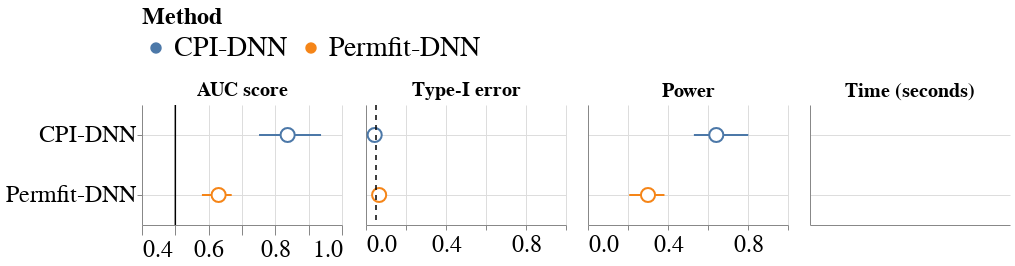

This figure's notebook cell:
### Code cell
marker_size = 200
err_size = 2
height = 120
width= 200
scheme = 'tableau10'
p1 = plot_auc(df_auc_agg, last=True)
p2 = plot_typeI(df_t1_error_agg, last=False)
p3 = plot_power(df_power_agg, last=False)
p4 = plot_time(df_time, last=False)

my_font = 'Helvetica'
fig2 = alt.hconcat(
    p1,
    p2,
    p3,
    p4
).configure_axis(
    grid=True, 
    titleFont=my_font,
    titleFontWeight='normal',
    labelFont=my_font,
    labelFontSize=24,
    titleFontSize=28,
    labelSeparation=10,
    labelLimit=0
).configure_header(
    titleFont=my_font,
    titleFontWeight='normal',
    labelFont=my_font,
    titleFontSize=28,
    labelFontSize=24
).configure_view(
    strokeWidth=0
).configure_title(
    font=my_font,
    fontSize=20
).configure_legend(
    titleFontSize=24,
    labelFontSize=28,
    orient ='top',
#     columns=3,
    labelLimit=0,
    titleLimit=0
)

# fig2.save('figure_UKBB.svg')
# fig2.save('figure_UKBB.png', scale_factor=3)
fig2

### Figure 1 — Vega-Lite specification as saved in the notebook (floating-point values rounded to 4 significant figures)
{"config": {"view": {"continuousWidth": 300, "continuousHeight": 300, "strokeWidth": 0}, "axis": {"grid": true, "labelFont": "Helvetica", "labelFontSize": 24, "labelLimit": 0, "labelSeparation": 10, "titleFont": "Helvetica", "titleFontSize": 28, "titleFontWeight": "normal"}, "header": {"labelFont": "Helvetica", "labelFontSize": 24, "titleFont": "Helvetica", "titleFontSize": 28, "titleFontWeight": "normal"}, "legend": {"labelFontSize": 28, "labelLimit": 0, "orient": "top", "titleFontSize": 24, "titleLimit": 0}, "title": {"font": "Helvetica", "fontSize": 20}}, "hconcat": [{"layer": [{"mark": {"type": "errorbar", "opacity": 1, "size": 2}, "encoding": {"color": {"field": "method", "title": "Method", "type": "nominal"}, "strokeWidth": {"value": 2}, "x": {"axis": {"labels": true, "tickSize": 10}, "field": "ymin", "scale": {"domain": [0.4, 1.0]}, "title": "AUC", "type": "quantitative"}, "x2": {"field": "ymax", "title": "AUC"}, "y": {"field": "method", "title": null, "type": "nominal"}}}, {"mark": {"type": "point", "fill": "white", "opacity": 1, "size": 200}, "encoding": {"color": {"field": "method", "title": "Method", "type": "nominal"}, "x": {"axis": {"labels": true, "tickSize": 10}, "field": "mean", "scale": {"domain": [0.4, 1.0]}, "title": null, "type": "quantitative"}, "y": {"field": "method", "title": null, "type": "nominal"}}, "title": "AUC score"}, {"data": {"name": "data-83c09fe04dbfb5448f75ca7b5854c6db"}, "mark": {"type": "rule", "color": "black", "size": 1.5}, "encoding": {"x": {"field": "V1", "type": "quantitative"}}}], "data": {"name": "data-b07ee812f1c4c593bc01c0a9fee72650"}, "height": 120, "width": 200}, {"layer": [{"mark": {"type": "errorbar", "opacity": 1}, "encoding": {"color": {"field": "method", "title": "Method", "type": "nominal"}, "strokeWidth": {"value": 2}, "x": {"field": "ymin", "scale": {"domain": [0, 1.0]}, "title": "Type-I error", "type": "quantitative"}, "x2": {"field": "ymax", "title": "Type-I error"}, "y": {"axis": {"labels": false, "tickSize": 0}, "field": "method", "title": null, "type": "nominal"}}}, {"mark": {"type": "point", "fill": "white", "opacity": 1, "size": 200}, "encoding": {"color": {"field": "method", "title": "Method", "type": "nominal"}, "x": {"field": "mean", "scale": {"domain": [0, 1.0]}, "title": null, "type": "quantitative"}, "y": {"axis": {"labels": false, "title": null}, "field": "method", "title": null, "type": "nominal"}}, "title": "Type-I error"}, {"data": {"name": "data-d0a89ddc8924c8c3b7acf6cc4de2279f"}, "mark": {"type": "rule", "color": "black", "size": 1.5, "strokeDash": [5, 5]}, "encoding": {"color": {"value": "black"}, "x": {"field": "V1", "type": "quantitative"}}}], "data": {"name": "data-5f1856a1aa4d75b62f15a05d711250b4"}, "height": 120, "width": 200}, {"layer": [{"mark": {"type": "errorbar", "opacity": 1}, "encoding": {"color": {"field": "method", "title": "Method", "type": "nominal"}, "strokeWidth": {"value": 2}, "x": {"field": "ymin", "scale": {"domain": [0, 1.0]}, "title": "Type-I error", "type": "quantitative"}, "x2": {"field": "ymax", "title": "Type-I error"}, "y": {"field": "method", "title": null, "type": "nominal"}}}, {"mark": {"type": "point", "fill": "white", "opacity": 1, "size": 200}, "encoding": {"color": {"field": "method", "title": "Method", "type": "nominal"}, "x": {"field": "mean", "scale": {"domain": [0, 1.0]}, "title": null, "type": "quantitative"}, "y": {"axis": {"labels": false, "tickSize": 0, "title": null}, "field": "method", "title": null, "type": "nominal"}}, "title": "Power"}], "data": {"name": "data-54ec860b036a58198ebec67578436086"}, "height": 120, "width": 200}, {"data": {"name": "data-3162be83fa4171814ea61a5e6dd06c9b"}, "mark": {"type": "bar"}, "encoding": {"color": {"field": "method", "title": "Method", "type": "nominal"}, "x": {"field": "V1", "scale": {"type": "log"}, "title": null, "type": "quantitative"}, "y": {"axis": {"labels": false, "tickSize": 0, "title": null}, "field": "method", "title": null, "type": "nominal"}}, "height": 120, "title": "Time (seconds)", "width": 200}], "$schema": "https://vega.github.io/schema/vega-lite/v5.14.1.json", "datasets": {"data-b07ee812f1c4c593bc01c0a9fee72650": [{"method": "CPI-DNN", "mean": 0.837, "ymin": 0.7511, "ymax": 0.9371}, {"method": "Permfit-DNN", "mean": 0.6299, "ymin": 0.5798, "ymax": 0.6692}], "data-83c09fe04dbfb5448f75ca7b5854c6db": [{"V1": 0.5, "Problem Data": "Type-I error nominal rate", "color": "black"}], "data-5f1856a1aa4d75b62f15a05d711250b4": [{"method": "CPI-DNN", "mean": 0.04342, "ymin": 0.02041, "ymax": 0.05848}, {"method": "Permfit-DNN", "mean": 0.06571, "ymin": 0.04553, "ymax": 0.08203}], "data-d0a89ddc8924c8c3b7acf6cc4de2279f": [{"V1": 0.05, "correlation_group": "Type-I error nominal rate", "color": "black"}], "data-54ec860b036a58198ebec67578436086": [{"method": "CPI-DNN", "mean": 0.6415, "ymin": 0.5294, "ymax": 0.8015}, {"method": "Permfit-DNN", "mean": 0.3, "ymin": 0.2059, "ymax": 0.3824}], "data-3162be83fa4171814ea61a5e6dd06c9b": [{"Unnamed: 0": 1, "n_samples": 8357, "method": "CPI-DNN", "V1": 98600.0}, {"Unnamed: 0": 2, "n_samples": 8357, "method": "Permfit-DNN", "V1": 78970.0}]}}
